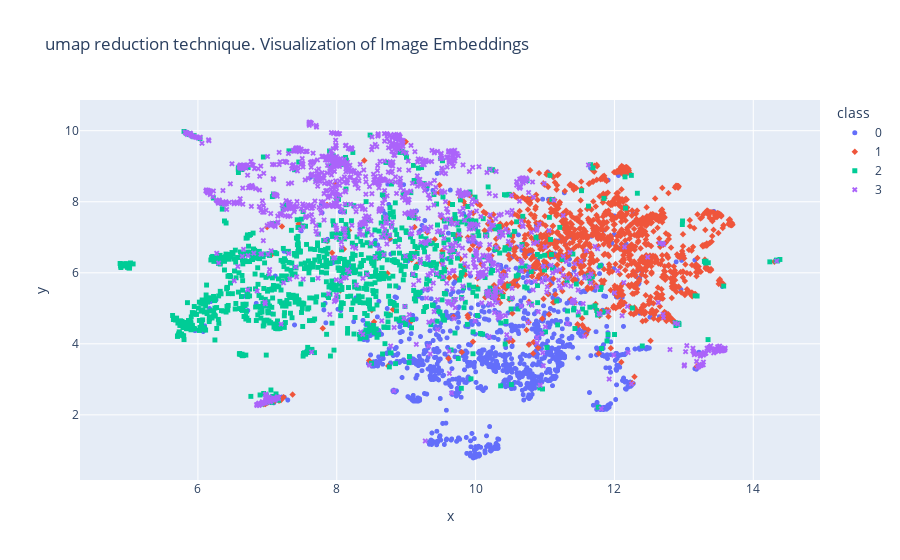
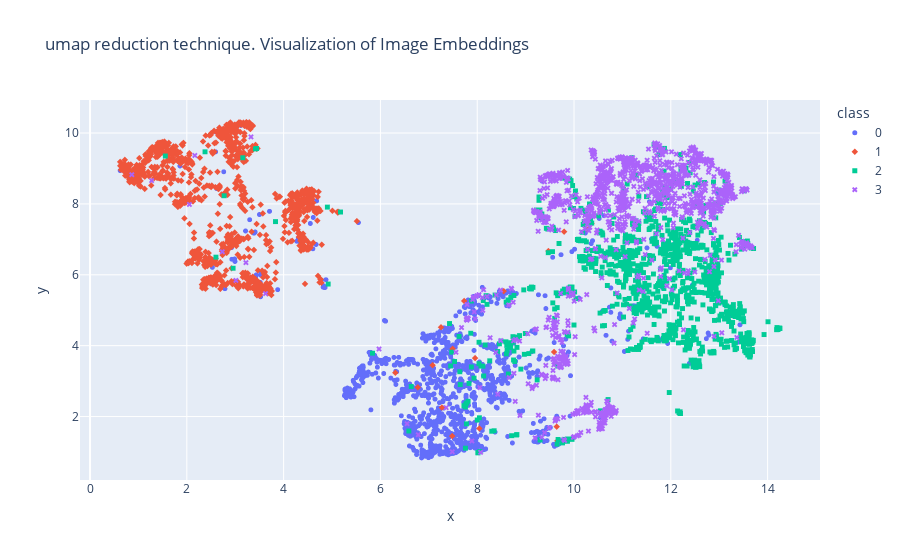

The notebook cell saved with these charts, in order:
### Code cell
X_umap_tfidf = project_vectors(X_tfidf.toarray(), technique="umap", n_components=2)
X_umap_sbert = project_vectors(X_sbert, technique="umap", n_components=2)

plot_embeddings(X_umap_tfidf, 0, symbol="class", reduction_techniques="umap", color="class")
plot_embeddings(X_umap_sbert, 0, symbol="class", reduction_techniques="umap", color="class")

### Figure 1 — Plotly figure (JSON) as saved in the notebook; plotly's stock layout.template omitted (floating-point values rounded to 4 significant figures; data arrays with more than 128 entries replaced by an {"elided": "..."} marker saying what was removed)
{"data": [{"hovertemplate": "class=0<br>x=%{x}<br>y=%{y}<extra></extra>", "legendgroup": "0", "marker": {"color": "#636efa", "size": 5, "symbol": "circle"}, "mode": "markers", "name": "0", "showlegend": true, "textfont": {"size": 25}, "type": "scattergl", "x": {"elided": "1250 float values"}, "xaxis": "x", "y": {"elided": "1250 float values"}, "yaxis": "y"}, {"hovertemplate": "class=1<br>x=%{x}<br>y=%{y}<extra></extra>", "legendgroup": "1", "marker": {"color": "#EF553B", "size": 5, "symbol": "diamond"}, "mode": "markers", "name": "1", "showlegend": true, "textfont": {"size": 25}, "type": "scattergl", "x": {"elided": "1250 float values"}, "xaxis": "x", "y": {"elided": "1250 float values"}, "yaxis": "y"}, {"hovertemplate": "class=2<br>x=%{x}<br>y=%{y}<extra></extra>", "legendgroup": "2", "marker": {"color": "#00cc96", "size": 5, "symbol": "square"}, "mode": "markers", "name": "2", "showlegend": true, "textfont": {"size": 25}, "type": "scattergl", "x": {"elided": "1250 float values"}, "xaxis": "x", "y": {"elided": "1250 float values"}, "yaxis": "y"}, {"hovertemplate": "class=3<br>x=%{x}<br>y=%{y}<extra></extra>", "legendgroup": "3", "marker": {"color": "#ab63fa", "size": 5, "symbol": "x"}, "mode": "markers", "name": "3", "showlegend": true, "textfont": {"size": 25}, "type": "scattergl", "x": {"elided": "1250 float values"}, "xaxis": "x", "y": {"elided": "1250 float values"}, "yaxis": "y"}], "layout": {"legend": {"title": {"text": "class"}, "tracegroupgap": 0}, "title": {"text": "umap reduction technique. Visualization of Image Embeddings"}, "xaxis": {"anchor": "y", "domain": [0, 1], "title": {"text": "x"}}, "yaxis": {"anchor": "x", "domain": [0, 1], "title": {"text": "y"}}}}

### Figure 2 — Plotly figure (JSON) as saved in the notebook; plotly's stock layout.template omitted (floating-point values rounded to 4 significant figures; data arrays with more than 128 entries replaced by an {"elided": "..."} marker saying what was removed)
{"data": [{"hovertemplate": "class=0<br>x=%{x}<br>y=%{y}<extra></extra>", "legendgroup": "0", "marker": {"color": "#636efa", "size": 5, "symbol": "circle"}, "mode": "markers", "name": "0", "showlegend": true, "textfont": {"size": 25}, "type": "scattergl", "x": {"elided": "1250 float values"}, "xaxis": "x", "y": {"elided": "1250 float values"}, "yaxis": "y"}, {"hovertemplate": "class=1<br>x=%{x}<br>y=%{y}<extra></extra>", "legendgroup": "1", "marker": {"color": "#EF553B", "size": 5, "symbol": "diamond"}, "mode": "markers", "name": "1", "showlegend": true, "textfont": {"size": 25}, "type": "scattergl", "x": {"elided": "1250 float values"}, "xaxis": "x", "y": {"elided": "1250 float values"}, "yaxis": "y"}, {"hovertemplate": "class=2<br>x=%{x}<br>y=%{y}<extra></extra>", "legendgroup": "2", "marker": {"color": "#00cc96", "size": 5, "symbol": "square"}, "mode": "markers", "name": "2", "showlegend": true, "textfont": {"size": 25}, "type": "scattergl", "x": {"elided": "1250 float values"}, "xaxis": "x", "y": {"elided": "1250 float values"}, "yaxis": "y"}, {"hovertemplate": "class=3<br>x=%{x}<br>y=%{y}<extra></extra>", "legendgroup": "3", "marker": {"color": "#ab63fa", "size": 5, "symbol": "x"}, "mode": "markers", "name": "3", "showlegend": true, "textfont": {"size": 25}, "type": "scattergl", "x": {"elided": "1250 float values"}, "xaxis": "x", "y": {"elided": "1250 float values"}, "yaxis": "y"}], "layout": {"legend": {"title": {"text": "class"}, "tracegroupgap": 0}, "title": {"text": "umap reduction technique. Visualization of Image Embeddings"}, "xaxis": {"anchor": "y", "domain": [0, 1], "title": {"text": "x"}}, "yaxis": {"anchor": "x", "domain": [0, 1], "title": {"text": "y"}}}}
